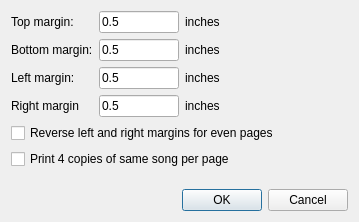
<?xml version="1.0" encoding="UTF-8"?>
<ui version="4.0">
 <class>Dialog</class>
 <widget class="QDialog" name="Dialog">
  <property name="geometry">
   <rect>
    <x>0</x>
    <y>0</y>
    <width>359</width>
    <height>222</height>
   </rect>
  </property>
  <property name="windowTitle">
   <string>Pdf Export Settings</string>
  </property>
  <layout class="QVBoxLayout" name="verticalLayout">
   <item>
    <layout class="QGridLayout" name="gridLayout">
     <item row="0" column="0">
      <widget class="QLabel" name="label_7">
       <property name="text">
        <string>Top margin:</string>
       </property>
      </widget>
     </item>
     <item row="0" column="1">
      <widget class="QLineEdit" name="top_margin_ef">
       <property name="maximumSize">
        <size>
         <width>80</width>
         <height>16777215</height>
        </size>
       </property>
       <property name="text">
        <string>0.5</string>
       </property>
      </widget>
     </item>
     <item row="0" column="2">
      <widget class="QLabel" name="label_6">
       <property name="text">
        <string>inches</string>
       </property>
      </widget>
     </item>
     <item row="1" column="0">
      <widget class="QLabel" name="label_8">
       <property name="text">
        <string>Bottom margin:</string>
       </property>
      </widget>
     </item>
     <item row="1" column="1">
      <widget class="QLineEdit" name="bottom_margin_ef">
       <property name="maximumSize">
        <size>
         <width>80</width>
         <height>16777215</height>
        </size>
       </property>
       <property name="text">
        <string>0.5</string>
       </property>
      </widget>
     </item>
     <item row="1" column="2">
      <widget class="QLabel" name="label_5">
       <property name="text">
        <string>inches</string>
       </property>
      </widget>
     </item>
     <item row="2" column="0">
      <widget class="QLabel" name="label_2">
       <property name="text">
        <string>Left margin:</string>
       </property>
      </widget>
     </item>
     <item row="2" column="1">
      <widget class="QLineEdit" name="left_margin_ef">
       <property name="maximumSize">
        <size>
         <width>80</width>
         <height>16777215</height>
        </size>
       </property>
       <property name="text">
        <string>0.5</string>
       </property>
      </widget>
     </item>
     <item row="2" column="2">
      <widget class="QLabel" name="label_3">
       <property name="text">
        <string>inches</string>
       </property>
      </widget>
     </item>
     <item row="2" column="3">
      <spacer name="horizontalSpacer">
       <property name="orientation">
        <enum>Qt::Horizontal</enum>
       </property>
       <property name="sizeHint" stdset="0">
        <size>
         <width>40</width>
         <height>20</height>
        </size>
       </property>
      </spacer>
     </item>
     <item row="3" column="0">
      <widget class="QLabel" name="label">
       <property name="text">
        <string>Right margin</string>
       </property>
      </widget>
     </item>
     <item row="3" column="1">
      <widget class="QLineEdit" name="right_margin_ef">
       <property name="maximumSize">
        <size>
         <width>80</width>
         <height>16777215</height>
        </size>
       </property>
       <property name="text">
        <string>0.5</string>
       </property>
      </widget>
     </item>
     <item row="3" column="2">
      <widget class="QLabel" name="label_4">
       <property name="text">
        <string>inches</string>
       </property>
      </widget>
     </item>
    </layout>
   </item>
   <item>
    <widget class="QCheckBox" name="alternate_margins_box">
     <property name="text">
      <string>Reverse left and right margins for even pages</string>
     </property>
    </widget>
   </item>
   <item>
    <widget class="QCheckBox" name="print_4_per_page_box">
     <property name="text">
      <string>Print 4 copies of same song per page</string>
     </property>
    </widget>
   </item>
   <item>
    <spacer name="verticalSpacer">
     <property name="orientation">
      <enum>Qt::Vertical</enum>
     </property>
     <property name="sizeHint" stdset="0">
      <size>
       <width>20</width>
       <height>0</height>
      </size>
     </property>
    </spacer>
   </item>
   <item>
    <widget class="QDialogButtonBox" name="buttonBox">
     <property name="orientation">
      <enum>Qt::Horizontal</enum>
     </property>
     <property name="standardButtons">
      <set>QDialogButtonBox::Cancel|QDialogButtonBox::Ok</set>
     </property>
    </widget>
   </item>
  </layout>
 </widget>
 <resources/>
 <connections>
  <connection>
   <sender>buttonBox</sender>
   <signal>accepted()</signal>
   <receiver>Dialog</receiver>
   <slot>accept()</slot>
   <hints>
    <hint type="sourcelabel">
     <x>248</x>
     <y>254</y>
    </hint>
    <hint type="destinationlabel">
     <x>157</x>
     <y>274</y>
    </hint>
   </hints>
  </connection>
  <connection>
   <sender>buttonBox</sender>
   <signal>rejected()</signal>
   <receiver>Dialog</receiver>
   <slot>reject()</slot>
   <hints>
    <hint type="sourcelabel">
     <x>316</x>
     <y>260</y>
    </hint>
    <hint type="destinationlabel">
     <x>286</x>
     <y>274</y>
    </hint>
   </hints>
  </connection>
 </connections>
</ui>
